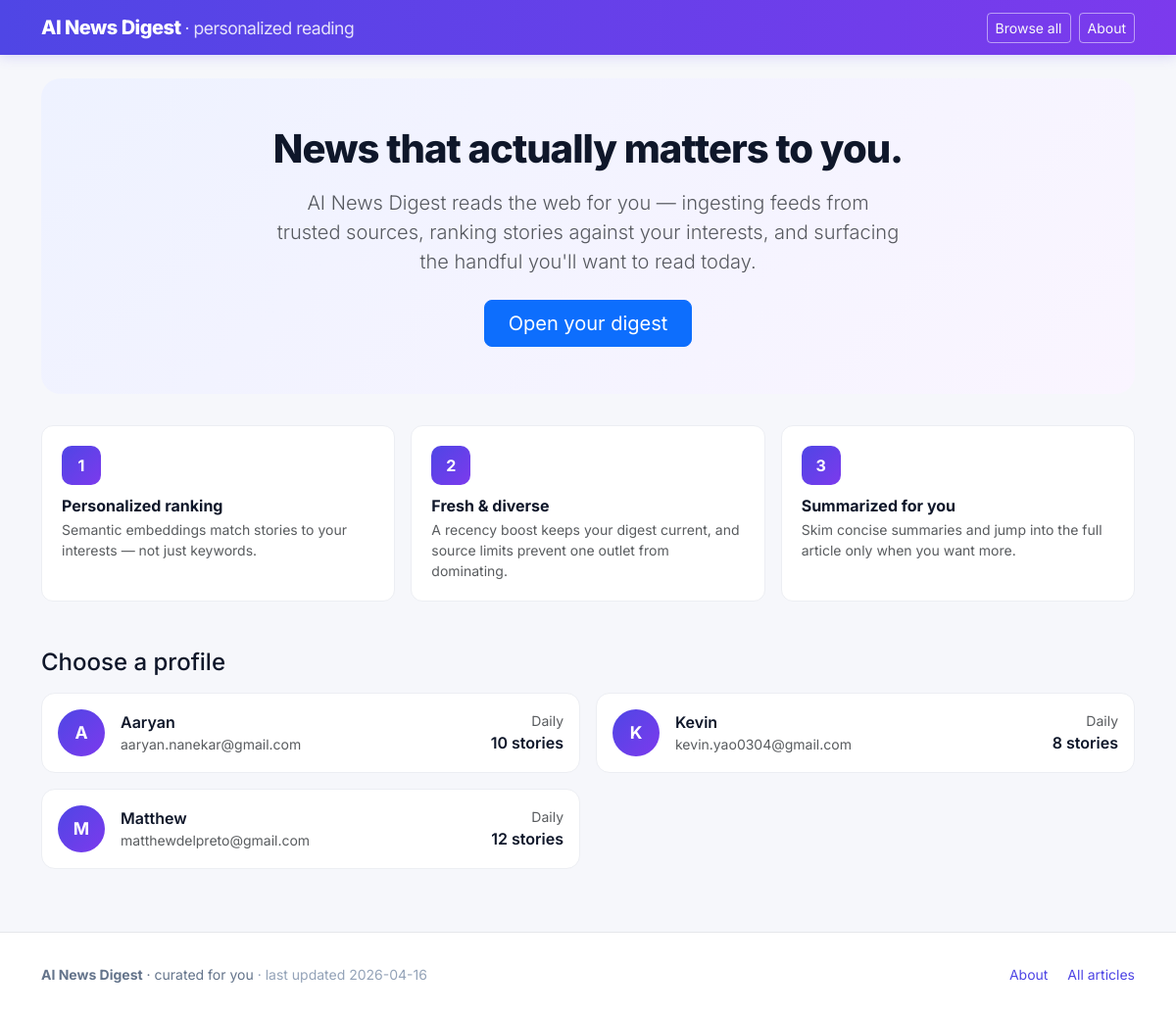
The page / on the database its author committed.
### tables this page shows
CREATE TABLE users (
            user_id TEXT PRIMARY KEY,
            email TEXT UNIQUE NOT NULL,
            display_name TEXT,
            digest_frequency TEXT,
            digest_day TEXT,
            digest_time TEXT,
            timezone TEXT,
            max_articles INTEGER,
            preferred_sources TEXT,
            blocked_sources TEXT,
            language TEXT,
            reading_level TEXT,
            interest_embedding BLOB,
            interest_embedding_dim INTEGER,
            interest_embedding_model TEXT,
            interest_topics TEXT,
            last_profile_update_at TEXT,
            is_active INTEGER,
            created_at TEXT,
            updated_at TEXT
        );

### app.py (the view)
@app.route("/")
def index():
    conn = get_db()
    users = get_all_active_users(conn)
    conn.close()
    return render_template("index.html", users=users)

### app.py (called while the page is built)
def get_db():
    conn = get_connection()
    ensure_all_tables(conn)
    return conn

def get_last_updated(conn):
    row = conn.execute(
        "SELECT MAX(published_at) AS ts FROM articles"
    ).fetchone()
    return row["ts"] if row else None

@app.context_processor
def inject_globals():
    conn = get_db()
    try:
        last_updated = get_last_updated(conn)
    finally:
        conn.close()
    return {"last_updated": last_updated}

### src/db.py (called while the page is built)
def get_connection(db_path: Optional[Path] = None) -> sqlite3.Connection:
    path = db_path or DB_PATH
    conn = sqlite3.connect(path)
    conn.row_factory = sqlite3.Row
    return conn

def _ensure_column(conn: sqlite3.Connection, table: str, column: str, coltype: str) -> None:
    cols = {row[1] for row in conn.execute(f"PRAGMA table_info({table})")}
    if column not in cols:
        conn.execute(f"ALTER TABLE {table} ADD COLUMN {column} {coltype}")

### src/user_schema.py (called while the page is built)
def get_all_active_users(conn: sqlite3.Connection) -> List[UserProfile]:
    rows = conn.execute(
        "SELECT * FROM users WHERE is_active = 1"
    ).fetchall()
    return [_row_to_user(r) for r in rows]

def _decode_embedding(blob: Optional[bytes], dim: Optional[int]) -> Optional[list[float]]:
    if blob is None or dim is None:
        return None
    arr = np.frombuffer(blob, dtype=np.float32)
    if arr.shape[0] != dim:
        return None
    return arr.tolist()

def _parse_datetime(value: Optional[str]) -> Optional[datetime]:
    if not value:
        return None
    try:
        return datetime.fromisoformat(value)
    except Exception:
        return None

    @field_validator("email")
    @classmethod
    def lowercase_email(cls, v: str) -> str:
        return v.lower()

### templates/index.html (shortened to what this page needs)
{% extends "base.html" %}
{% block content %}
<section class="hero text-center">
  <h1 class="mb-3">News that actually matters to you.</h1>
  <p class="lead text-muted mb-4 mx-auto" style="max-width: 640px;">
    AI News Digest reads the web for you — ingesting feeds from trusted sources,
    ranking stories against your interests, and surfacing the handful you'll
    want to read today.
  </p>
  <a href="#profiles" class="btn btn-primary btn-lg px-4">Open your digest</a>
</section>
<section class="row g-3 mb-5">
  <div class="col-md-4">
    <div class="value-prop">
      <div class="icon">1</div>
      <h6 class="fw-bold mb-1">Personalized ranking</h6>
      <p class="small text-muted mb-0">
        Semantic embeddings match stories to your interests — not just keywords.
      </p>
    </div>
  </div>
  <div class="col-md-4">
    <div class="value-prop">
      <div class="icon">2</div>
      <h6 class="fw-bold mb-1">Fresh &amp; diverse</h6>
      <p class="small text-muted mb-0">
        A recency boost keeps your digest current, and source limits prevent
        one outlet from dominating.
      </p>
    </div>
  </div>
  <div class="col-md-4">
    <div class="value-prop">
      <div class="icon">3</div>
      <h6 class="fw-bold mb-1">Summarized for you</h6>
      <p class="small text-muted mb-0">
        Skim concise summaries and jump into the full article only when you
        want more.
      </p>
    </div>
  </div>
</section>
<section id="profiles">
  <h4 class="mb-3">Choose a profile</h4>
  {% if users %}
  <div class="row g-3">
    {% for u in users %}
    <div class="col-md-6">
      <a href="/digest/{{ u.user_id }}"
         class="text-decoration-none text-reset d-block">
        <div class="profile-card p-3 d-flex align-items-center gap-3">
          <div class="avatar">
            {{ (u.display_name or u.email)[0]|upper }}
          </div>
          <div class="flex-grow-1">
            <div class="fw-semibold">{{ u.display_name or u.email }}</div>
            {% if u.interests and u.interests.interest_topics %}
              <div class="mt-1">
                {% for topic in u.interests.interest_topics[:4] %}
                  <span class="interest-chip">{{ topic }}</span>
                {% endfor %}
              </div>
            {% else %}
              <div class="small text-muted">{{ u.email }}</div>
            {% endif %}
          </div>
          <div class="text-end">
            <div class="small text-muted">Daily</div>
            <div class="fw-semibold">{{ u.preferences.max_articles }} stories</div>
          </div>
        </div>
      </a>
    </div>
    {% endfor %}
  </div>
  {% else %}
  <div class="alert alert-warning">
    No profiles yet. Run the pipeline to get started.
  </div>
  {% endif %}
</section>
{% endblock %}

### templates/base.html (style rules this page uses)
:root { --brand: #4f46e5; --brand-2: #7c3aed; --ink: #0f172a; --muted: #64748b; --bg: #f6f7fb; }
html, body { font-family: 'Inter', -apple-system, BlinkMacSystemFont, 'Segoe UI', sans-serif; }
body { background: var(--bg); color: var(--ink); }
.hero { background: linear-gradient(135deg, #eef2ff 0%, #faf5ff 100%); border-radius: 20px; padding: 3rem 2rem; margin-bottom: 2rem; }
.hero h1 { font-weight: 800; letter-spacing: -1px; }
.value-prop { background: #fff; border-radius: 12px; padding: 1.25rem; height: 100%; border: 1px solid #eceef3; }
.value-prop .icon { width: 40px; height: 40px; border-radius: 10px; background: linear-gradient(135deg, var(--brand), var(--brand-2)); color: #fff; display: flex; align-items: center; justify-content: center; font-weight: 700; margin-bottom: 0.75rem; }
.profile-card { border-radius: 14px; border: 1px solid #eceef3; transition: all 0.15s ease; background: #fff; }
.avatar { width: 48px; height: 48px; border-radius: 50%; background: linear-gradient(135deg, var(--brand), var(--brand-2)); color: #fff; display: flex; align-items: center; justify-content: center; font-weight: 700; font-size: 1.1rem; }
a { color: var(--brand); }

### rows shown on the page
users: display_name "A", display_name "Aaryan", email "aaryan.nanekar@gmail.com", preferences.max_articles "10"
users: display_name "K", display_name "Kevin", email "kevin.yao0304@gmail.com", preferences.max_articles "8"
users: display_name "M", display_name "Matthew", email "matthewdelpreto@gmail.com", preferences.max_articles "12"

### other values the page prints
{{ last_updated[:10] }} "2026-04-16"
